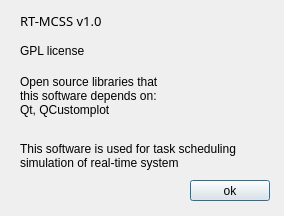
<?xml version="1.0" encoding="UTF-8"?>
<ui version="4.0">
 <class>DialogAbout</class>
 <widget class="QDialog" name="DialogAbout">
  <property name="geometry">
   <rect>
    <x>0</x>
    <y>0</y>
    <width>284</width>
    <height>216</height>
   </rect>
  </property>
  <property name="windowTitle">
   <string>about software</string>
  </property>
  <property name="modal">
   <bool>true</bool>
  </property>
  <widget class="QLabel" name="label_2">
   <property name="geometry">
    <rect>
     <x>20</x>
     <y>10</y>
     <width>241</width>
     <height>21</height>
    </rect>
   </property>
   <property name="font">
    <font>
     <family>微软雅黑</family>
     <pointsize>10</pointsize>
     <weight>50</weight>
     <bold>false</bold>
    </font>
   </property>
   <property name="text">
    <string>RT-MCSS v1.0</string>
   </property>
  </widget>
  <widget class="QLabel" name="label_3">
   <property name="geometry">
    <rect>
     <x>20</x>
     <y>40</y>
     <width>101</width>
     <height>21</height>
    </rect>
   </property>
   <property name="text">
    <string>GPL license</string>
   </property>
  </widget>
  <widget class="QPushButton" name="pushButton">
   <property name="geometry">
    <rect>
     <x>190</x>
     <y>180</y>
     <width>80</width>
     <height>21</height>
    </rect>
   </property>
   <property name="text">
    <string>ok</string>
   </property>
  </widget>
  <widget class="QLabel" name="label_4">
   <property name="geometry">
    <rect>
     <x>20</x>
     <y>140</y>
     <width>271</width>
     <height>31</height>
    </rect>
   </property>
   <property name="text">
    <string>This software is used for task scheduling 
simulation of real-time system</string>
   </property>
  </widget>
  <widget class="QLabel" name="label_5">
   <property name="geometry">
    <rect>
     <x>20</x>
     <y>70</y>
     <width>231</width>
     <height>51</height>
    </rect>
   </property>
   <property name="text">
    <string>Open source libraries that 
this software depends on: 
Qt, QCustomplot</string>
   </property>
  </widget>
 </widget>
 <resources/>
 <connections/>
</ui>
